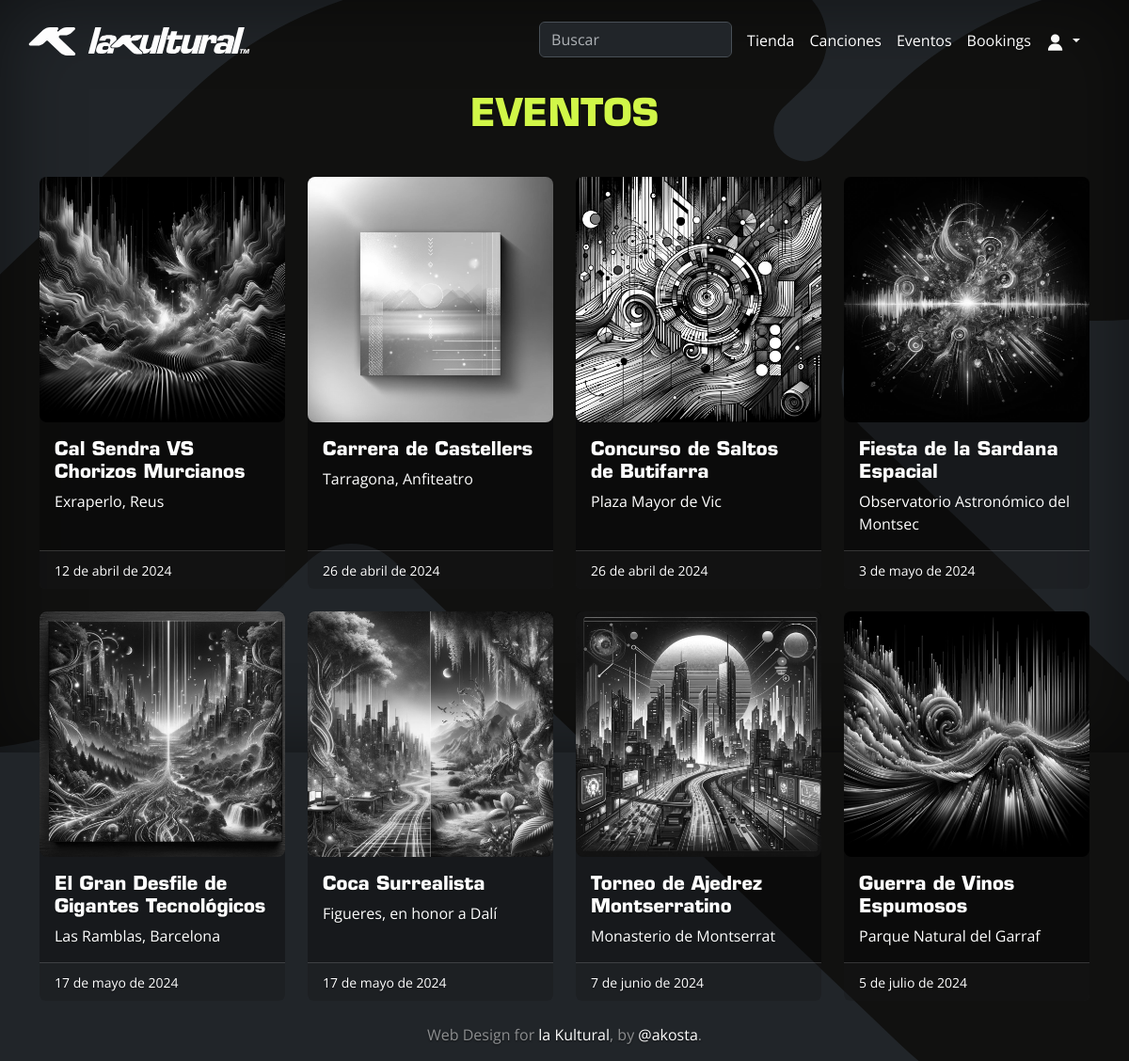
The page /eventos/ on the database its author committed.
### eventos/models.py (models this page shows, shortened)
class Evento(models.Model):
    nombre = models.CharField(max_length=100)
    fecha = models.DateTimeField()
    lugar = models.CharField(max_length=100)
    descripcion = models.TextField()
    imagen = models.ImageField(upload_to='eventos/', null=True, blank=True)
    organizador = models.ForeignKey(Usuario, on_delete=models.SET_NULL, null=True, blank=True, related_name='eventos_organizados')  # Relación con Usuario

### eventos/views.py (the view)
# urls.py: path('eventos/', include ('eventos.urls')),
def eventos(request):
    eventos = Evento.objects.all().order_by('fecha')
    contexto = {'eventos':eventos}
    return render(request, 'eventos/eventos.html', contexto)

### eventos/templates/eventos/eventos.html
{% extends 'base.html' %}
{% load static %}
{% block content %}
<header class="masthead">
    <div class="text-center">
        <h1 class="section-heading text-uppercase">EVENTOS</h1>
    </div>
</header>
<div class="container py-4 text-start">
    <div class="row row-cols-1 row-cols-sm-2 row-cols-md-3 row-cols-lg-4 g-4">
        {% for evento in eventos %}
        <div class="col">
            <a href="{% url 'eventos:evento' evento.id %}">
            <div class="card card-background card-movement bg-dark text-white h-100 border-0">
                {% if evento.imagen %}
                <img src="{{ evento.imagen.url }}" alt="{{ evento.nombre }}" class="img-fluid card-img-top rounded-3">
                {% else %}
                <p>No hay imagen disponible.</p>
                {% endif %}
                <div class="card-body">
                    <h5 class="card-title">{{ evento.nombre}}</h5>
                    <p class="card-text">{{ evento.lugar}}</p>
                </div>
                <div class="card-footer">
                    <small>{{ evento.fecha|date}}</small>
                </div>
            </div>
            </a>
        </div>
        {% endfor%}
    </div>
</div>
{% endblock %}

### static/css/base.css (style rules this page uses)
html, body { height: 100vh; margin: 0; padding: 0; }
body { font-family: 'Open Sans', sans-serif; text-shadow: 0 .05rem .1rem rgba(0, 0, 0, .5); box-shadow: inset 0 0 5rem rgba(0, 0, 0, .5); background-image: url("/static/assets/img/logos/bg_k1.svg"); background-repeat: no-repeat; background-size: cover; background-position: center; background-attachment: fixed; }
h1, h2, h3, h4, h5, h6 { font-family: 'Eurostile', sans-serif; margin-bottom: 0.5em; }
h1, .title { color: #d1f748; font-weight: 900; }
a, .btn { text-decoration: none; }
.masthead { margin-top: 80px; }
.card-background { background-color: rgba(0, 0, 0, 0.3) !important; }
.card-img-top { filter: grayscale(100%); transition: filter 0.5s ease; }

### rows shown on the page
Evento: imagen (picture), nombre "Cal Sendra VS Chorizos Murcianos", lugar "Exraperlo, Reus", fecha "12 de abril de 2024"
Evento: imagen (picture), nombre "Carrera de Castellers", lugar "Tarragona, Anfiteatro", fecha "26 de abril de 2024"
Evento: imagen (picture), nombre "Concurso de Saltos de Butifarra", lugar "Plaza Mayor de Vic", fecha "26 de abril de 2024"
Evento: imagen (picture), nombre "Fiesta de la Sardana Espacial", lugar "Observatorio Astronómico del Montsec", fecha "3 de mayo de 2024"
Evento: imagen (picture), nombre "El Gran Desfile de Gigantes Tecnológicos", lugar "Las Ramblas, Barcelona", fecha "17 de mayo de 2024"
Evento: imagen (picture), nombre "Coca Surrealista", lugar "Figueres, en honor a Dalí", fecha "17 de mayo de 2024"
Evento: imagen (picture), nombre "Torneo de Ajedrez Montserratino", lugar "Monasterio de Montserrat", fecha "7 de junio de 2024"
Evento: imagen (picture), nombre "Guerra de Vinos Espumosos", lugar "Parque Natural del Garraf", fecha "5 de julio de 2024"
